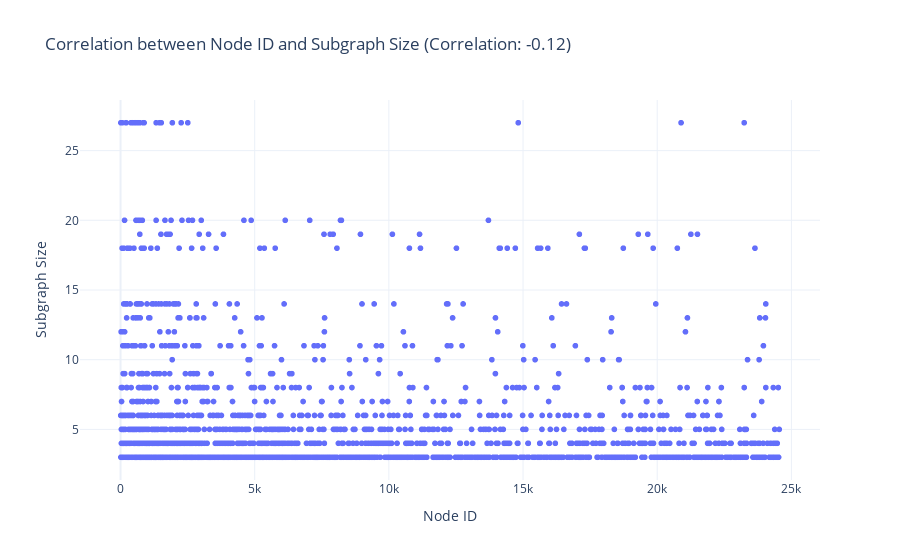

Source (notebook cell):
### Code cell
# Filter out subgraphs of size <=2 and >=100
filtered_graph_data = graph_data[
    (graph_data["subgraph_size"] > 2) & (graph_data["subgraph_size"] < 100)
]

# Calculate correlation between node_id and subgraph_size
correlation = filtered_graph_data["node_id"].corr(filtered_graph_data["subgraph_size"])

# Create scatter plot using plotly
fig_correlation = px.scatter(
    filtered_graph_data,
    x="node_id",
    y="subgraph_size",
    labels={"node_id": "Node ID", "subgraph_size": "Subgraph Size"},
    title=f"Correlation between Node ID and Subgraph Size (Correlation: {correlation:.2f})",
)

# Update layout for better readability
fig_correlation.update_layout(
    showlegend=False,
    template="plotly_white",
)

fig_correlation.show()

### Figure 1 — Plotly figure (JSON) as saved in the notebook; plotly's stock layout.template omitted (floating-point values rounded to 4 significant figures; data arrays with more than 128 entries replaced by an {"elided": "..."} marker saying what was removed)
{"data": [{"hovertemplate": "Node ID=%{x}<br>Subgraph Size=%{y}<extra></extra>", "legendgroup": "", "marker": {"color": "#636efa", "symbol": "circle"}, "mode": "markers", "name": "", "showlegend": false, "type": "scattergl", "x": {"elided": "2075 int values"}, "xaxis": "x", "y": {"elided": "2075 int values"}, "yaxis": "y"}], "layout": {"legend": {"tracegroupgap": 0}, "showlegend": false, "title": {"text": "Correlation between Node ID and Subgraph Size (Correlation: -0.12)"}, "xaxis": {"anchor": "y", "domain": [0, 1], "title": {"text": "Node ID"}}, "yaxis": {"anchor": "x", "domain": [0, 1], "title": {"text": "Subgraph Size"}}}}
